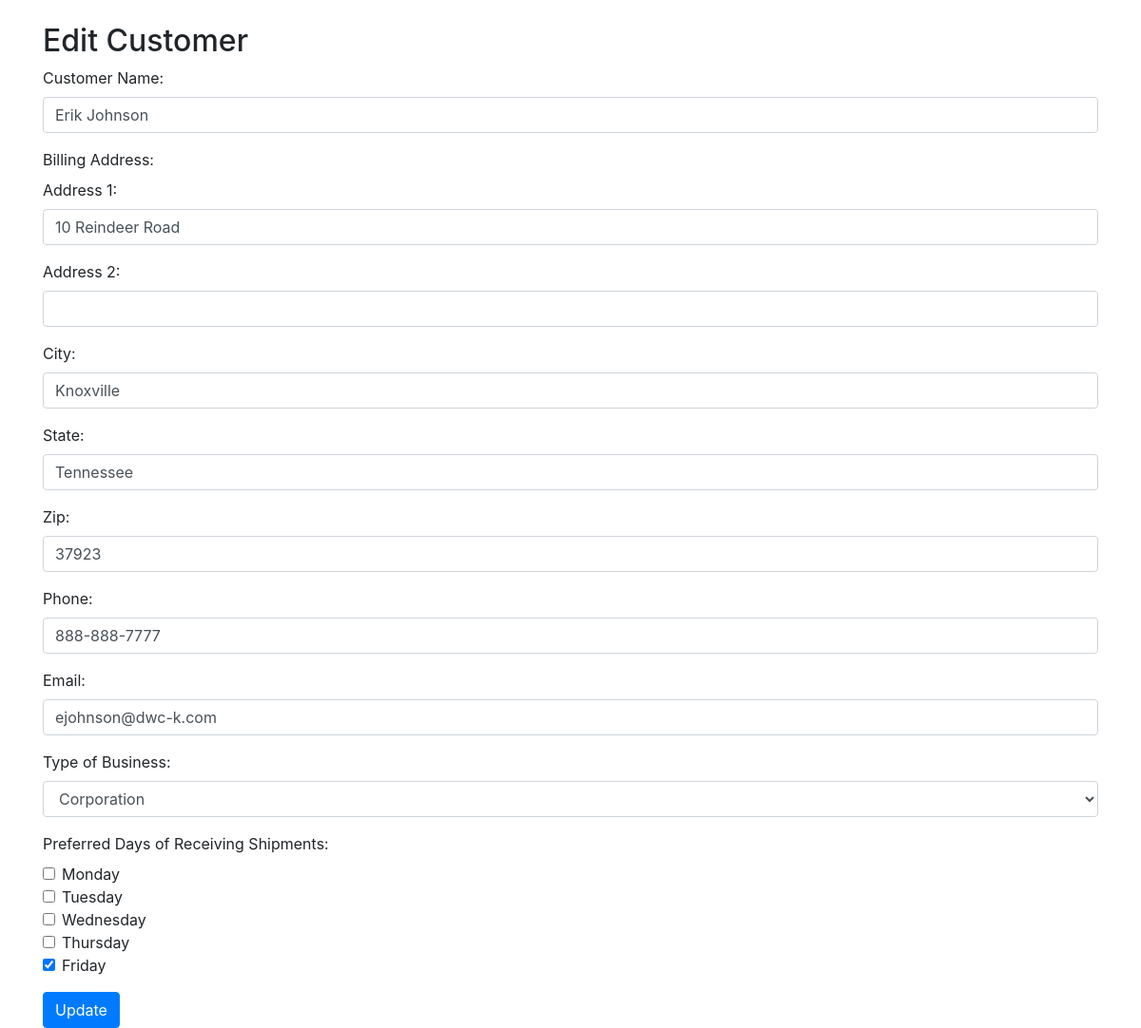
Page /edit_customer.php?id=12 on the committed database.
### tables this page shows
CREATE TABLE `customers` (
  `id` int NOT NULL AUTO_INCREMENT,
  `customer_name` varchar(255) NOT NULL,
  `address1` varchar(255) NOT NULL,
  `address2` varchar(255) DEFAULT NULL,
  `city` varchar(255) NOT NULL,
  `state` varchar(255) NOT NULL,
  `zip` varchar(10) NOT NULL,
  `phone` varchar(15) NOT NULL,
  `email` varchar(255) NOT NULL,
  `business_type` varchar(50) NOT NULL,
  `preferred_days` varchar(10) NOT NULL,
  `created_at` timestamp NULL DEFAULT CURRENT_TIMESTAMP,
  PRIMARY KEY (`id`),
  UNIQUE KEY `id_UNIQUE` (`id`),
  KEY `idx_customer_name` (`customer_name`),
  KEY `idx_created_at` (`created_at`)
);

### edit_customer.php (the view, shortened to what this page needs)
<?php
include 'config.php';
if ($_SERVER["REQUEST_METHOD"] == "GET" && isset($_GET['id'])) {
    $customerId = $_GET['id'];
    $sql = "SELECT * FROM customers WHERE id = $customerId";
    $result = $conn->query($sql);
    if ($result->num_rows > 0) {
        $customerData = $result->fetch_assoc();
    } else {
        echo '<div class="alert alert-danger" role="alert">Customer not found.</div>';
        exit();
    }
}
?>
<!DOCTYPE html>
<html lang="en">
<head>
    <link rel="stylesheet" href="https://stackpath.bootstrapcdn.com/bootstrap/4.5.2/css/bootstrap.min.css">
</head>
<body class="container mt-4">
    <h2>Edit Customer</h2>
    <form action="update_customer.php" method="post">
        <div class="form-group">
            <label for="customer_name">Customer Name:</label>
            <input type="text" class="form-control" name="customer_name" value="<?php echo $customerData['customer_name']; ?>" required>
        </div>
        <div class="form-group">
            <label for="billing_address">Billing Address:</label>
            <br>
            <label for="address1">Address 1:</label>
            <input type="text" class="form-control" name="address1" value="<?php echo $customerData['address1']; ?>" required>
        </div>
        <div class="form-group">
            <label for="address2">Address 2:</label>
            <input type="text" class="form-control" name="address2" value="<?php echo $customerData['address2']; ?>">
        </div>
        <div class="form-group">
            <label for="city">City:</label>
            <input type="text" class="form-control" name="city" value="<?php echo $customerData['city']; ?>" required>
        </div>
        <div class="form-group">
            <label for="state">State:</label>
            <input type="text" class="form-control" name="state" value="<?php echo $customerData['state']; ?>" required>
        </div>
        <div class="form-group">
            <label for="zip">Zip:</label>
            <input type="text" class="form-control" name="zip" value="<?php echo $customerData['zip']; ?>" required>
        </div>
        <div class="form-group">
            <label for="phone">Phone:</label>
            <input type="tel" class="form-control" name="phone" value="<?php echo $customerData['phone']; ?>" required>
        </div>
        <div class="form-group">
            <label for="email">Email:</label>
            <input type="email" class="form-control" name="email" value="<?php echo $customerData['email']; ?>" required>
        </div>
        <div class="form-group">
            <label for="business_type">Type of Business:</label>
            <select class="form-control" name="business_type">
                <option value="Corporation" <?php echo ($customerData['business_type'] == 'Corporation') ? 'selected' : ''; ?>>Corporation</option>
            </select>
        </div>
        <div class="form-group">
            <label for="preferred_days">Preferred Days of Receiving Shipments:</label>
            <div class="form-check">
                <input type="checkbox" class="form-check-input" name="preferred_days[]" value="M" <?php echo (in_array('M', explode(',', $customerData['preferred_days']))) ? 'checked' : ''; ?>> Monday
            </div>
            <div class="form-check">
                <input type="checkbox" class="form-check-input" name="preferred_days[]" value="T" <?php echo (in_array('T', explode(',', $customerData['preferred_days']))) ? 'checked' : ''; ?>> Tuesday
            </div>
            <div class="form-check">
                <input type="checkbox" class="form-check-input" name="preferred_days[]" value="W" <?php echo (in_array('W', explode(',', $customerData['preferred_days']))) ? 'checked' : ''; ?>> Wednesday
            </div>
            <div class="form-check">
                <input type="checkbox" class="form-check-input" name="preferred_days[]" value="R" <?php echo (in_array('R', explode(',', $customerData['preferred_days']))) ? 'checked' : ''; ?>> Thursday
            </div>
            <div class="form-check">
                <input type="checkbox" class="form-check-input" name="preferred_days[]" value="F" <?php echo (in_array('F', explode(',', $customerData['preferred_days']))) ? 'checked' : ''; ?>> Friday
            </div>
        </div>
        <button type="submit" class="btn btn-primary">Update</button>
    </form>
</body>
</html>

### rows in the picture
customers: customer_name "Erik Johnson", address1 "10 Reindeer Road", city "Knoxville", state "Tennessee", zip "37923", phone "888-888-7777", email "ejohnson@dwc-k.com", business_type "Corporation", preferred_days "☑"
